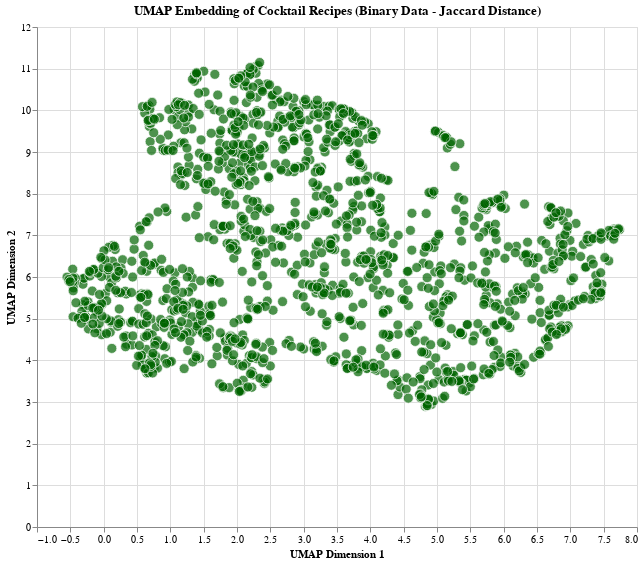

Notebook code for this chart:
### Code cell
distance_matrix_jaccard = pairwise_distances(df_bool_collapsed.astype(int).values, metric='jaccard')

# Create UMAP embedding using Jaccard distance
reducer_jaccard: umap.UMAP = umap.UMAP(
    n_neighbors=15, 
    n_components=2, 
    metric='precomputed', 
    random_state=42
)
embedding_jaccard: np.ndarray = reducer_jaccard.fit_transform(distance_matrix_jaccard)

# Create embedding DataFrame for Jaccard
embedding_jaccard_df: pd.DataFrame = pd.DataFrame(
    embedding_jaccard,
    columns=['UMAP1', 'UMAP2'],
    index=df_bool_collapsed.index
)
embedding_jaccard_df['name'] = embedding_jaccard_df.index
embedding_jaccard_df['ingredients'] = embedding_jaccard_df['name'].apply(get_recipe_string)

# Create the Altair chart for Jaccard distance
chart_jaccard: alt.Chart = alt.Chart(embedding_jaccard_df.reset_index()).mark_circle(
    size=100, 
    opacity=0.7
).encode(
    x=alt.X('UMAP1:Q', title='UMAP Dimension 1'),
    y=alt.Y('UMAP2:Q', title='UMAP Dimension 2'),
    tooltip=['name:N', 'ingredients:N'],
    color=alt.value('darkgreen'),
    stroke=alt.value('white'),
    strokeWidth=alt.value(1)
).properties(
    width=600,
    height=500,
    title='UMAP Embedding of Cocktail Recipes (Binary Data - Jaccard Distance)'
).interactive()

chart_jaccard.show()

### Figure 1 — Vega-Lite specification as saved in the notebook (floating-point values rounded to 4 significant figures; data arrays with more than 128 entries replaced by an {"elided": "..."} marker saying what was removed)
{"config": {"view": {"continuousWidth": 300, "continuousHeight": 300}}, "data": {"name": "data-39eb48792f92228be2a3c995dabbc2ab"}, "mark": {"type": "circle", "opacity": 0.7, "size": 100}, "encoding": {"color": {"value": "darkgreen"}, "stroke": {"value": "white"}, "strokeWidth": {"value": 1}, "tooltip": [{"field": "name", "type": "nominal"}, {"field": "ingredients", "type": "nominal"}], "x": {"field": "UMAP1", "title": "UMAP Dimension 1", "type": "quantitative"}, "y": {"field": "UMAP2", "title": "UMAP Dimension 2", "type": "quantitative"}}, "height": 500, "params": [{"name": "param_5", "select": {"type": "interval", "encodings": ["x", "y"]}, "bind": "scales"}], "title": "UMAP Embedding of Cocktail Recipes (Binary Data - Jaccard Distance)", "width": 600, "$schema": "https://vega.github.io/schema/vega-lite/v5.20.1.json", "datasets": {"data-39eb48792f92228be2a3c995dabbc2ab": {"elided": "1517 records"}}}
